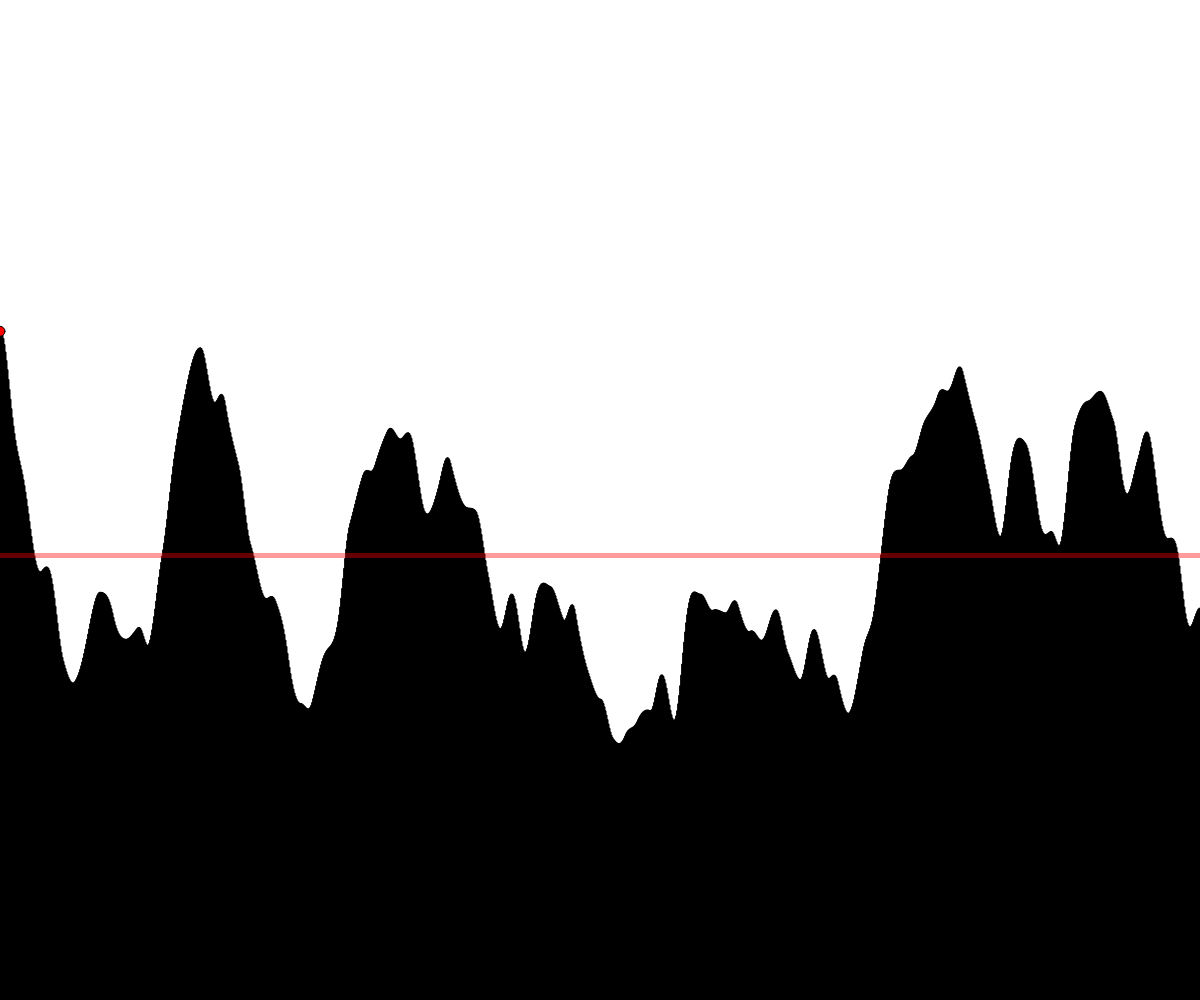
Frame 1 (no input)
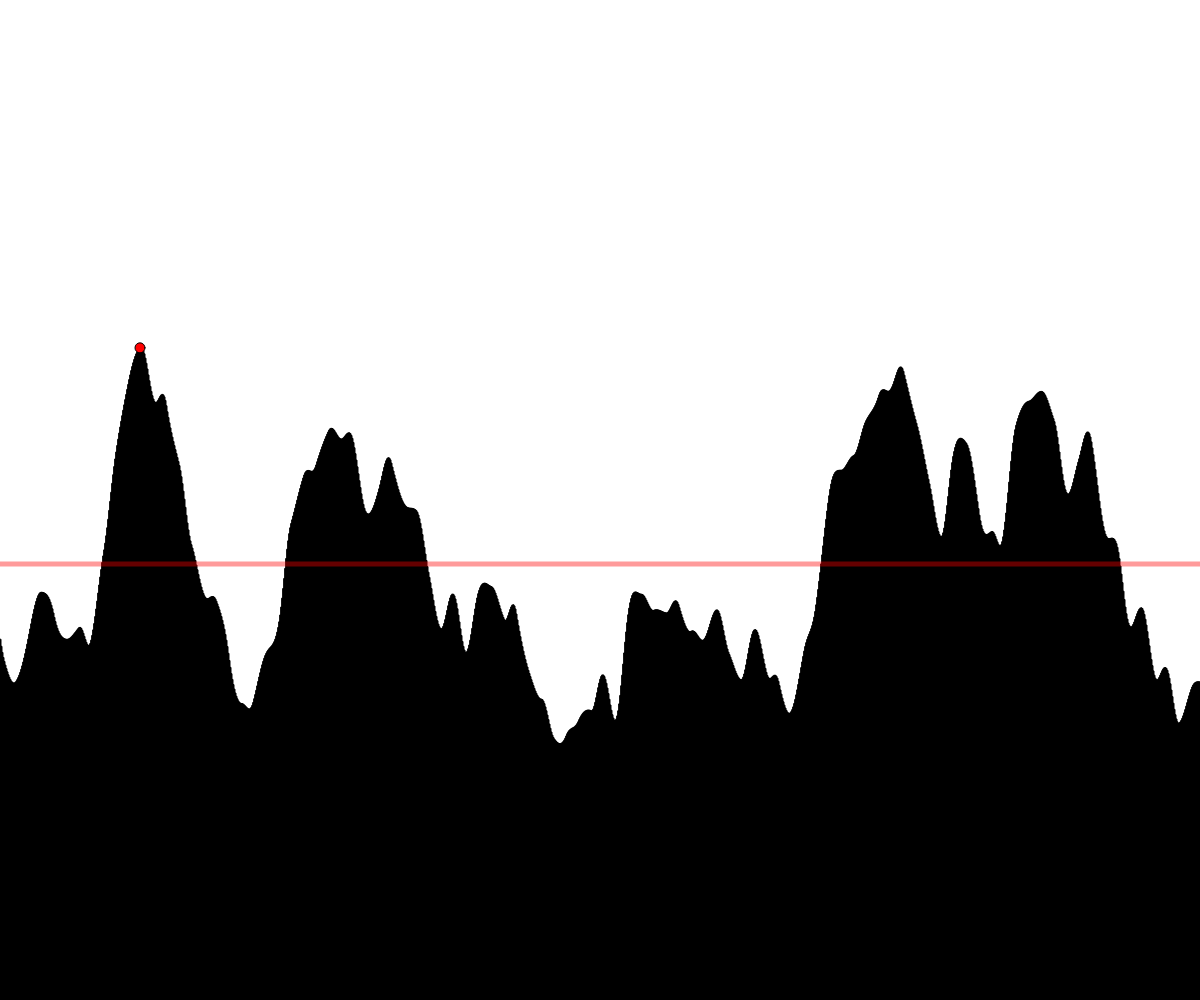
Frame 60 (no input)
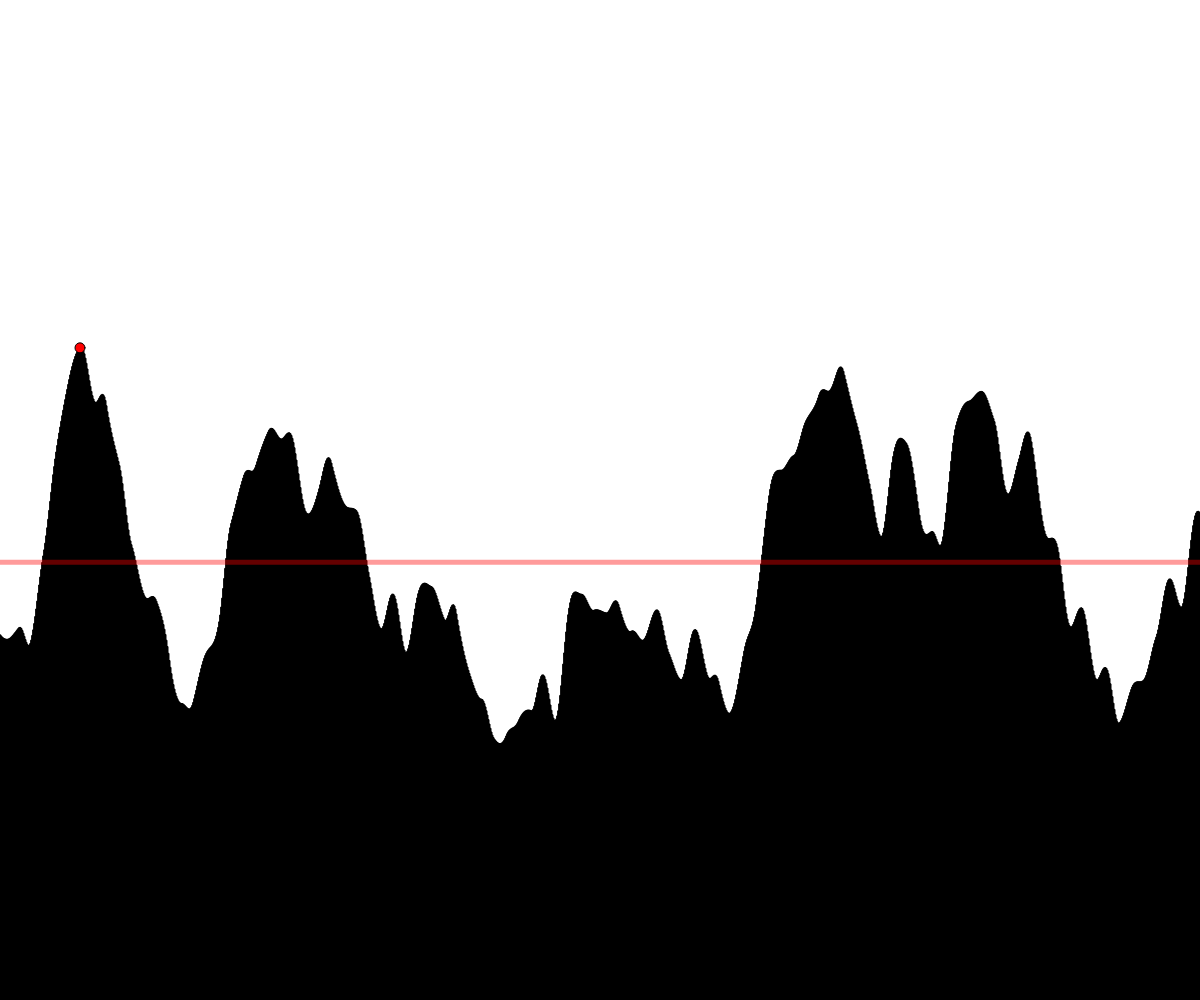
Frame 120 (the mouse pressed at the canvas centre since frame 60)

The p5.js sketch that drew these frames (run headless with seeded random() and noise() and a simulated clock; from frame 60 on, the mouse is pressed at the canvas centre):

// p5.js sketch
// ── sketch.js
//Perlin Noise Terrain Generation Demo
//Dan Schellenberg
//Feb 23, 2018

let rects = [];
let time = 0;
let dt = 0.01;
let numberOfRects;
let rectWidth;

function setup() {
  createCanvas(windowWidth, windowHeight);
  numberOfRects = width;
  rectWidth = width / numberOfRects;
  generateInitialTerrain();
}

function draw() {
  background(255);
  displayRects(rects);
  scrollLeft();
  showHighestPoint();
  showAverageLine();
}

function generateInitialTerrain() {
  for (let i = 0; i < numberOfRects; i++) {
    let rectHeight = noise(time) * height;
    let someRect = {
      height: rectHeight,
      width: rectWidth,
      x: i * rectWidth,
      y: height - rectHeight,
    };
    rects.push(someRect);

    //increase location on perlin noise graph
    time += dt;
  }
}

function displayRects(theRects) {
  for (let i = 0; i < theRects.length; i++) {
    stroke(0);
    strokeWeight(1);
    fill(0);
    rect(theRects[i].x, theRects[i].y, theRects[i].width, theRects[i].height);
  }
}

function scrollLeft() {
  // remove the 0th / left side element
  rects.shift();

  // move all current values to the left by rectWidth
  for (let i = 0; i < rects.length; i++) {
    rects[i].x -= rectWidth;
  }

  // add a new value on right side
  let rectHeight = noise(time) * height;
  let someRect = {
    height: rectHeight,
    width: rectWidth,
    x: (numberOfRects - 1) * rectWidth,
    y: height - rectHeight,
  };
  rects.push(someRect);

  //increase location on perlin noise graph
  time += dt;
}

function showHighestPoint() {
  let highestX = 0;
  let highestY = height;
  for (let i = 0; i < rects.length; i++) {
    if (rects[i].y < highestY) {  // need to check <, since it's the lowest value on screen
      highestX = rects[i].x;
      highestY = rects[i].y;
    }
  }

  stroke(0);
  fill(255, 0, 0);
  ellipse(highestX, highestY, 10, 10);
}

function showAverageLine() {
  let theSum = 0;
  for (let i = 1; i < rects.length; i++) {
    theSum += rects[i].y;
  }
  let yAverage = theSum / rects.length;

  stroke(255, 0, 0, 100);
  strokeWeight(5);
  line(0, yAverage, width, yAverage);
}
